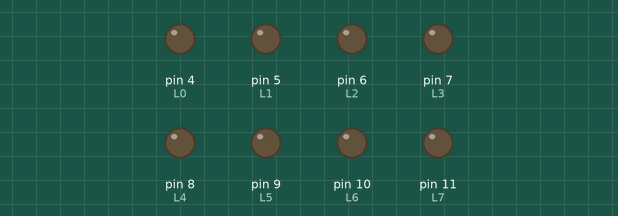
Recording of a sketch running on a simulated Arduino Uno, built with avr-gcc and run on an emulated ATmega328P. On the bench: output pins drawn as LEDs (lit = HIGH).

Above: at 0.12 s.
At 0.87 s:
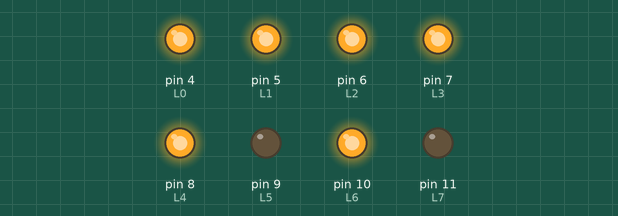
At 1.37 s:
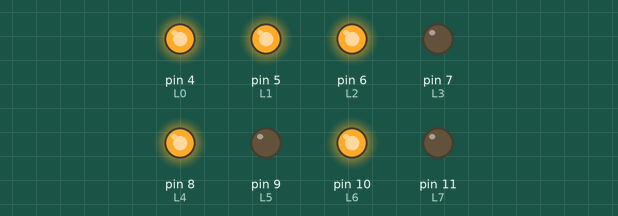
At 1.87 s:
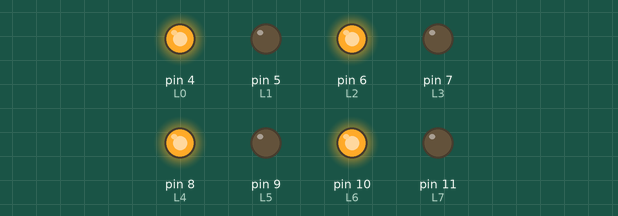
At 3.12 s:
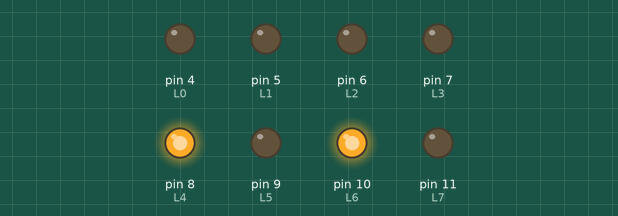
At 4.37 s:
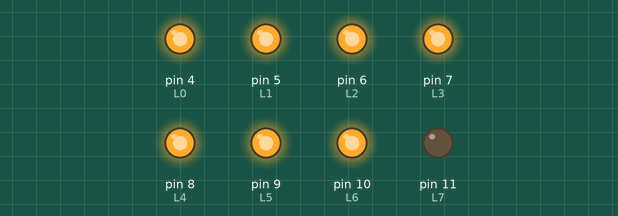
Timing chart, 0 to 4.7 s (numbered marks = the images above):
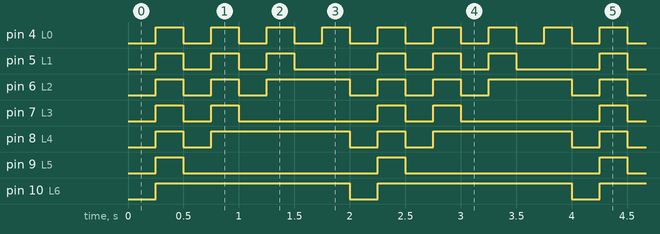

The sketch:

main.ino
```cpp
#include"library.h"
int flag[8] = {LOW,LOW,LOW,LOW,LOW,LOW,LOW,LOW}; //控制每個LED亮/暗
bool control[8] = {false,false,false,false,false,false,false,false}; //從下一個step起一直到step7為止都要亮的就設為true
int step = 0;

void setup()
{
  initial();
}

void loop()
{
  if(step % 2) //step如果是奇數
  {
    for(int i = 0 ; i <= 7 - step ; i++)
    {
      flag[i] = HIGH;
    }
    control[7 - step] = true; //7為最高位元LED也就是L7，7 - step的這個LED一直到step7為止每一次都會亮。
  }
  for(int i = 0 ; i < 8 ; i++)
  {
    if(control[i])
    {
      flag[i] = HIGH; //只要被設定成之後每一步都要亮的就設為高電位
    }
  }
  run(flag);
  for(int i = 0 ; i < 8 ; i++)
  {
    flag[i] = LOW; //不重置成低電位會一直亮著
    if((step + 1) % 8 == 0)
    {
      control[i] = false; //一輪結束後再重置一維陣列control
    }
  }
  step = (step + 1) % 8;
}
```

library.cpp
```cpp
#include"library.h"
#include<Arduino.h>

void initial()
{
  for(int i = L0 ; i <= L7 ; i++)
  {
    pinMode(i,OUTPUT);
    digitalWrite(i,LOW);
  }
}
void reset()
{
  for(int i = L0 ; i <= L7 ; i++)
  {
    digitalWrite(i,LOW);
  }
}
void run(int *flag)
{
  digitalWrite(L0,flag[0]);
  digitalWrite(L1,flag[1]);
  digitalWrite(L2,flag[2]);
  digitalWrite(L3,flag[3]);
  digitalWrite(L4,flag[4]);
  digitalWrite(L5,flag[5]);
  digitalWrite(L6,flag[6]);
  digitalWrite(L7,flag[7]);
  delay(delay_time);
  reset();
}
```

library.h
```cpp
#ifndef _LIBRARY_H
#define _LIBRARY_H
#include<Arduino.h>
#define L0 4
#define L1 5
#define L2 6
#define L3 7
#define L4 8
#define L5 9
#define L6 10
#define L7 11
#define delay_time 250

void initial(); //初始化

void reset(); //重置所有的LED為低電位

void run(int *); //執行LED

#endif
```

Measured:
- by itself, pin 4 (L0): alternates HIGH for 0.25 s and LOW for 0.25 s
- by itself, pin 5 (L1): repeats every 2.0 s: 2 × (LOW 0.25 s, HIGH 0.25 s), LOW 0.75 s, HIGH 0.25 s
- by itself, pin 6 (L2): repeats every 2.0 s: LOW 0.25 s, HIGH 0.25 s, LOW 0.25 s, HIGH 0.75 s, LOW 0.25 s, HIGH 0.25 s
- by itself, pin 7 (L3): repeats every 2.0 s: LOW 0.25 s, HIGH 0.25 s, LOW 1.3 s, HIGH 0.25 s
- by itself, pin 8 (L4): repeats every 2.0 s: LOW 0.25 s, HIGH 1.3 s, LOW 0.25 s, HIGH 0.25 s
- by itself, pin 9 (L5): alternates HIGH for 0.25 s and LOW for 1.8 s
- by itself, pin 10 (L6): alternates HIGH for 1.8 s and LOW for 0.25 s
